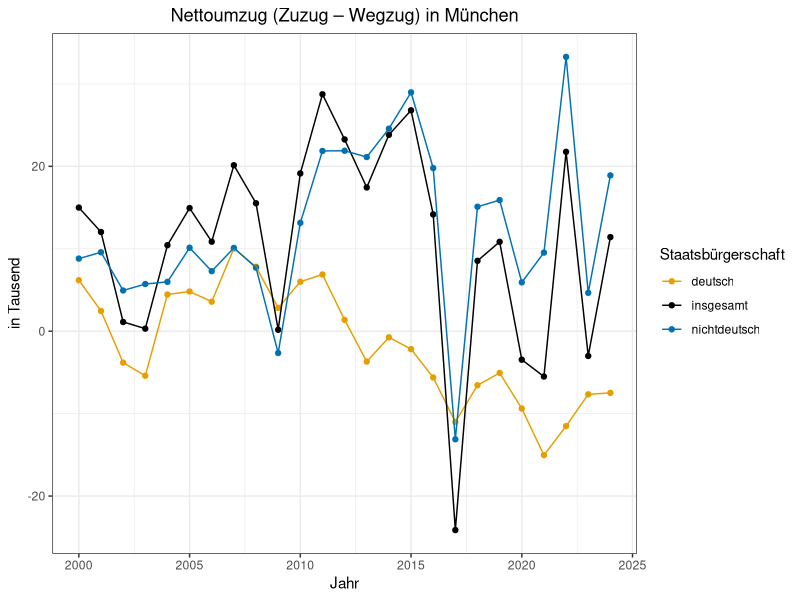
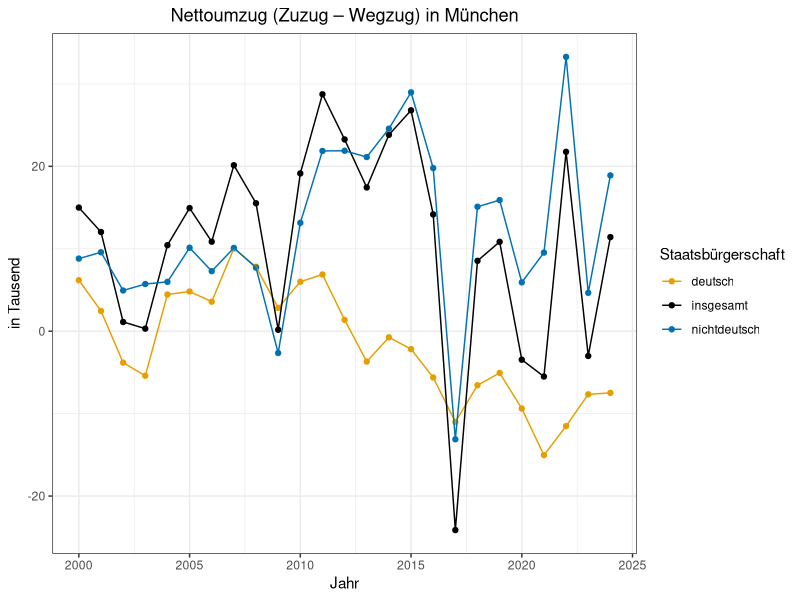

Write R code to recreate these figures, in order.
##This file contains the code for the lineplot on slide 13.
#Prepare for Data
library("ggplot2")
library("tidyverse")
library("tidyr")
library("dplyr")
library("scales")
mnew <- read.csv("Clean_Data/mnew.csv")

#This plot shows us the trend of net population inflow into München from 2000 to 2024.
#Calculate net population inflow(ar) ,
#ar = external migration in - external migration out + internal migration in - internal migration out
mnew <- mnew%>%
  mutate(ar = Basiswert.1 - Basiswert.3 + Basiswert.2 -Basiswert.4)

p4 <- mnew%>%
  filter(sn == 26)%>%
  ggplot( aes(x = Jahr, y = ar, color = Ausprägung)) + geom_point()+ 
  geom_line() + labs(y = "in Tausend",
                     title = "Nettoumzug (Zuzug – Wegzug) in München",
                     color = "Staatsbürgerschaft")+
  scale_color_manual(values = c(deutsch = "#E69F00",
                                nichtdeutsch = "#0072B2",
                                insgesamt = "black"))+
  scale_y_continuous(labels = label_number(scale = 1e-3))+ #Population in thousands
  theme_bw()+theme(plot.title = element_text(hjust = 0.5)) #Center the title

p4

#save plot
ggsave("Results/p_Nettoumzug.jpg", plot = p4,width = 6, height = 4)
